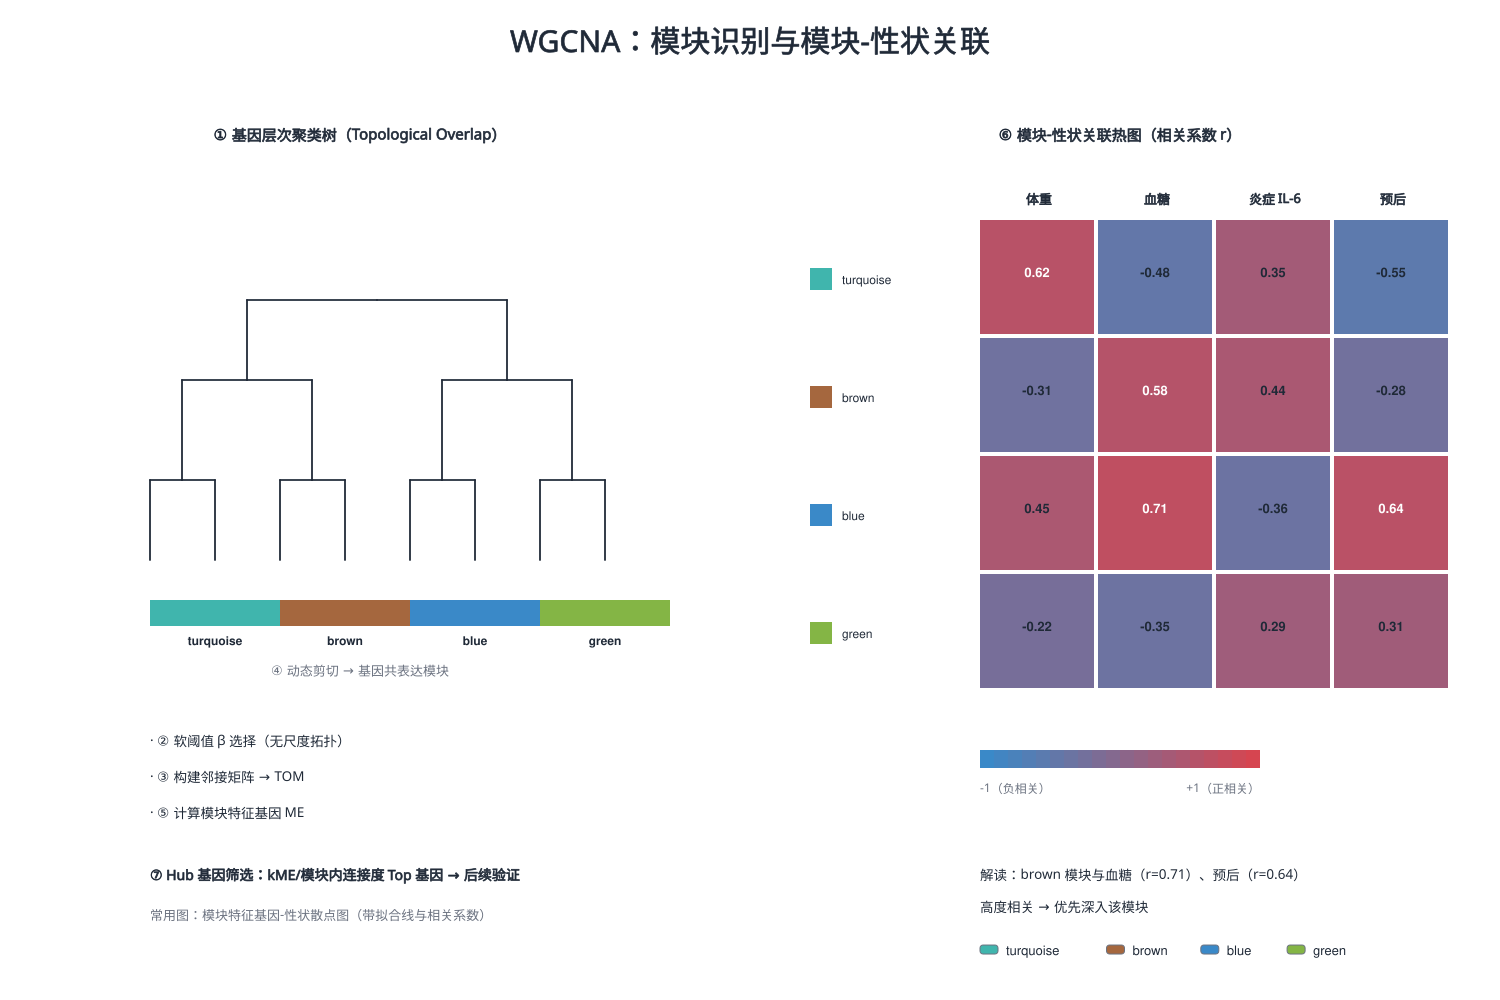

Reproduce this figure in Python.
# -*- coding: utf-8 -*-
"""WGCNA：加权基因共表达网络分析与模块-性状关联"""
import os, sys
sys.path.insert(0, r"C:\Users\Administrator\.workbuddy\skills\medical-illustration\scripts")
from bio_graphics import Canvas, C

OUT = os.path.expanduser("~/.workbuddy/skills/medical-illustration/assets/examples/disciplines")
os.makedirs(OUT, exist_ok=True)

c = Canvas(1500, 1000)
c.title("WGCNA：模块识别与模块-性状关联", size=30)

# ---------- 左：基因层次聚类树 + 模块色带 ----------
c.text(360, 140, "① 基因层次聚类树（Topological Overlap）", size=15, bold=True)

# 手绘简化聚类树：8 个叶，两两聚枝，再聚成 2 大枝
leaves = [(150, 560), (215, 560), (280, 560), (345, 560),
          (410, 560), (475, 560), (540, 560), (605, 560)]
# 第一层 merge（高度 y=480）
m1 = [(182, 480), (312, 480), (442, 480), (572, 480)]
# 第二层（y=380）
m2 = [(247, 380), (507, 380)]
# 根（y=300）
root = (377, 300)
for (x, y), (mx, my) in zip(leaves, [m1[0], m1[0], m1[1], m1[1], m1[2], m1[2], m1[3], m1[3]]):
    c.line(x, y, x, my, color=C["ink"], width=1.8)
    c.line(x, my, mx, my, color=C["ink"], width=1.8)
for (mx, my), (nx, ny) in zip(m1, [m2[0], m2[0], m2[1], m2[1]]):
    c.line(mx, my, mx, ny, color=C["ink"], width=1.8)
    c.line(mx, ny, nx, ny, color=C["ink"], width=1.8)
for (nx, ny) in m2:
    c.line(nx, ny, nx, root[1], color=C["ink"], width=1.8)
    c.line(nx, root[1], root[0], root[1], color=C["ink"], width=1.8)

# 动态剪切：模块色带
bands = [("turquoise", "#40B5AD", 150, 130), ("brown", "#A5673E", 280, 130),
         ("blue", "#3A89C8", 410, 130), ("green", "#84B545", 540, 130)]
for name, col, bx, bw in bands:
    c.rect(bx, 600, bw, 26, fill=col)
    c.text(bx + bw/2, 645, name, size=12, bold=True)
c.text(360, 675, "④ 动态剪切 → 基因共表达模块", size=13, fill=C["gray"])

# 流程注解
flow = ["② 软阈值 β 选择（无尺度拓扑）", "③ 构建邻接矩阵 → TOM", "⑤ 计算模块特征基因 ME"]
for i, t in enumerate(flow):
    c.text(150, 745 + i * 36, "· " + t, size=13.5, anchor="start")

# ---------- 右：模块-性状关联热图 ----------
c.text(1120, 140, "⑥ 模块-性状关联热图（相关系数 r）", size=15, bold=True)
traits = ["体重", "血糖", "炎症 IL-6", "预后"]
mods = [("turquoise", "#40B5AD"), ("brown", "#A5673E"), ("blue", "#3A89C8"), ("green", "#84B545")]
rmat = [
    [ 0.62, -0.48,  0.35, -0.55],
    [-0.31,  0.58,  0.44, -0.28],
    [ 0.45,  0.71, -0.36,  0.64],
    [-0.22, -0.35,  0.29,  0.31],
]
HX0, HY0, CS = 980, 220, 118
def rcolor(r):
    t = min(1.0, max(0.0, (r + 1) / 2))
    a = [int("#3A89C8"[i:i+2], 16) for i in (1, 3, 5)]
    b = [int("#D64550"[i:i+2], 16) for i in (1, 3, 5)]
    return "#" + "".join(f"{round(a[i]+(b[i]-a[i])*t):02x}" for i in range(3))

for j, tr in enumerate(traits):
    c.text(HX0 + CS/2 + j * CS, HY0 - 16, tr, size=13, bold=True)
for i, (mname, mcol) in enumerate(mods):
    c.rect(HX0 - 170, HY0 + i * CS + CS/2 - 11, 22, 22, fill=mcol)
    c.text(HX0 - 138, HY0 + i * CS + CS/2 + 5, mname, size=12, anchor="start")
    for j, r in enumerate(rmat[i]):
        c.rect(HX0 + j * CS, HY0 + i * CS, CS - 4, CS - 4, fill=rcolor(r))
        c.text(HX0 + j * CS + (CS - 4)/2, HY0 + i * CS + CS/2 - 2, f"{r:.2f}",
               size=13, bold=True, fill="#FFFFFF" if abs(r) > 0.55 else "#1F2937")

# 色标条
for k in range(20):
    t = k / 19
    c.rect(980 + k * 14, 750, 14, 18, fill=rcolor(t * 2 - 1))
c.text(980, 792, "-1（负相关）", size=12, anchor="start", fill=C["gray"])
c.text(1260, 792, "+1（正相关）", size=12, anchor="end", fill=C["gray"])

# ---------- 底：hub 基因 ----------
c.add("group_box", 150, 900, w=620, h=0, label=None, color=C["gray"]) if False else None
c.text(150, 880, "⑦ Hub 基因筛选：kME/模块内连接度 Top 基因 → 后续验证", size=14, bold=True, anchor="start")
c.text(150, 920, "常用图：模块特征基因-性状散点图（带拟合线与相关系数）", size=13, fill=C["gray"], anchor="start")
c.text(980, 880, "解读：brown 模块与血糖（r=0.71）、预后（r=0.64）", size=13.5, anchor="start")
c.text(980, 912, "高度相关 → 优先深入该模块", size=13.5, anchor="start")

c.add("legend_row", 980, 955, items=[("#40B5AD", "turquoise"), ("#A5673E", "brown"),
                                     ("#3A89C8", "blue"), ("#84B545", "green")], size=13)

c.save(os.path.join(OUT, "wgcna_modules.svg"))
c.export(os.path.join(OUT, "wgcna_modules"), formats=("png",), dpi=300)
print("wgcna done")
